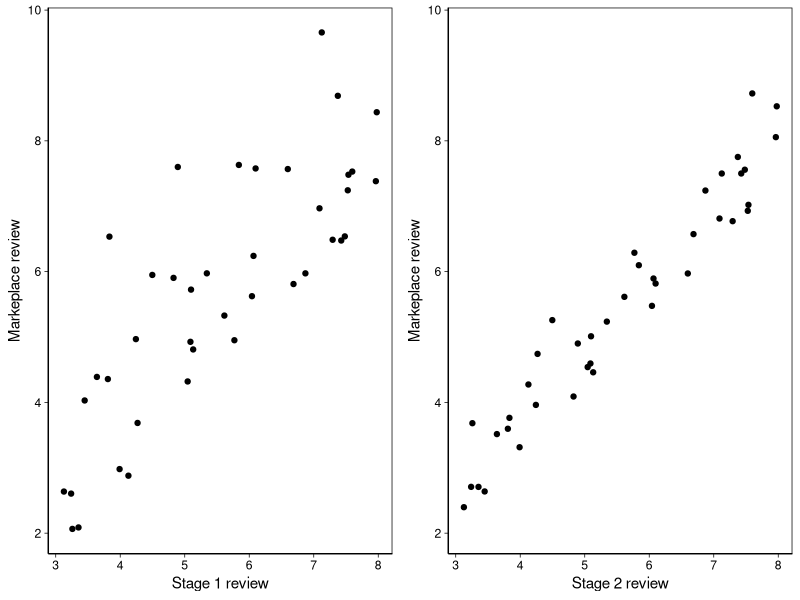
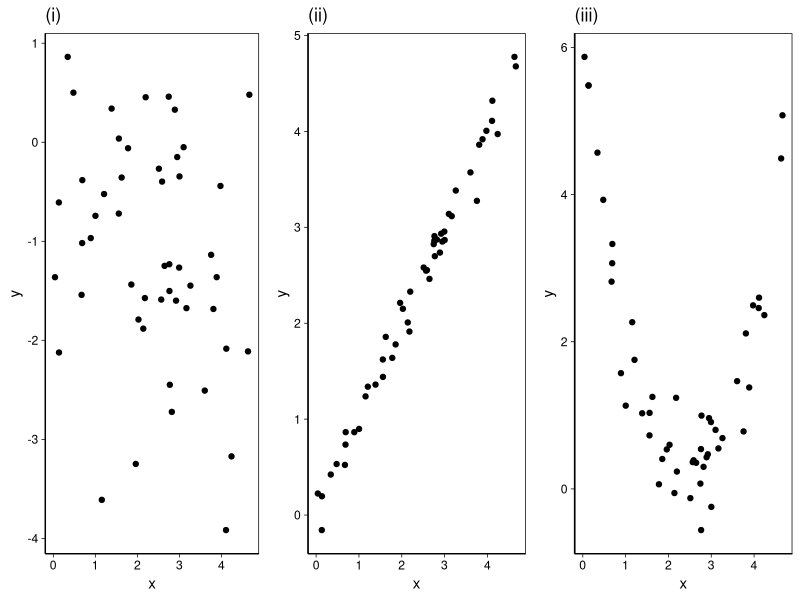
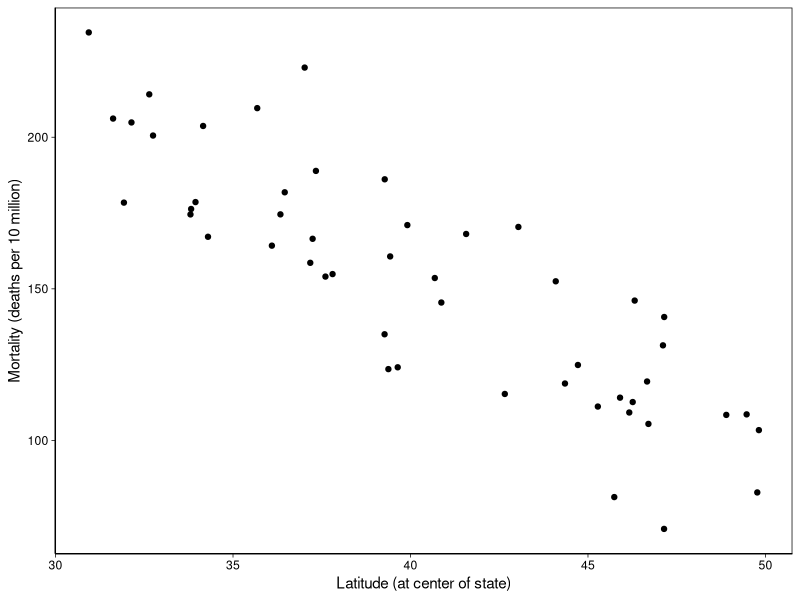
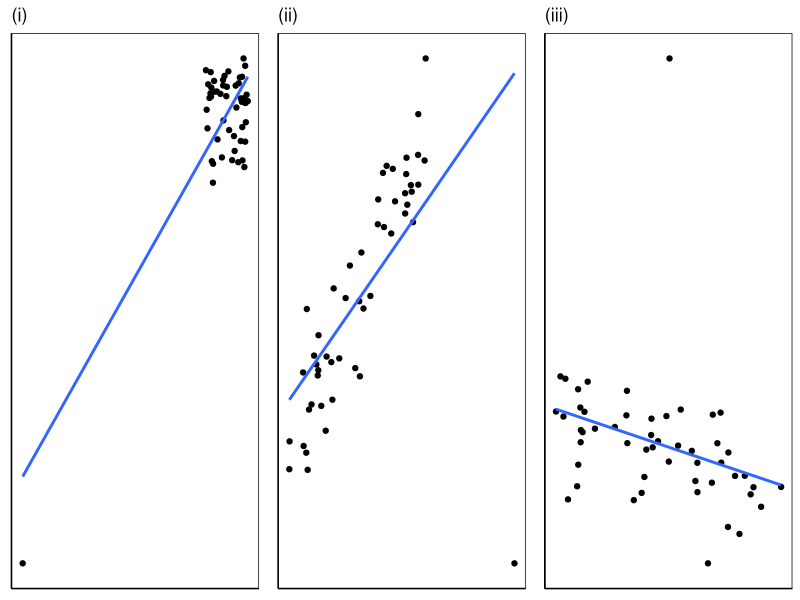
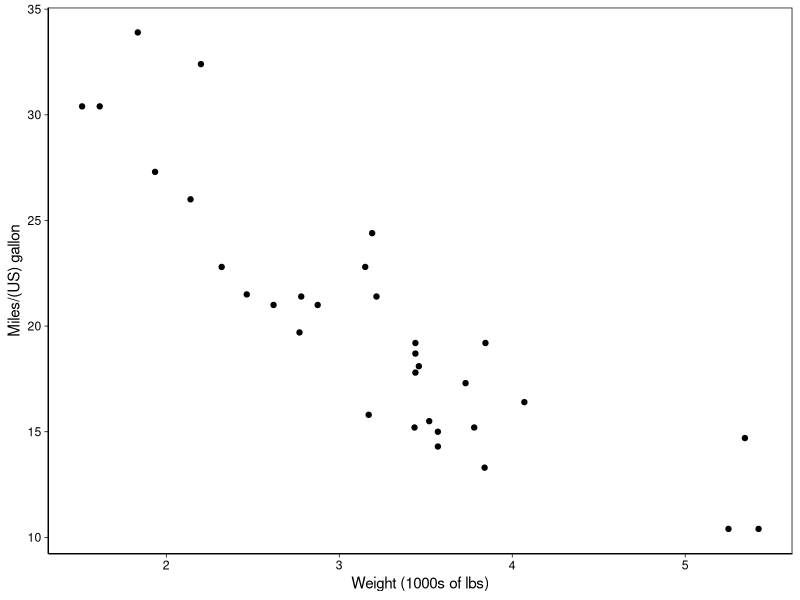

These figures' R source, in order:
## ---- chunk 1
knitr::opts_chunk$set(echo = TRUE)
set.seed(1204)
library(ggplot2)
## ---- chunk 2
n = 40
x = runif(n, min=3, max=8)
df = data.frame(p1=x+rnorm(n, sd=1.3),p2=x+rnorm(n,sd=0.5))
g1 = ggplot(df, aes(x=x,y=p1)) + geom_point() + theme_linedraw() + 
  theme(axis.line = element_line(),
        panel.grid.major = element_blank(),
        panel.grid.minor = element_blank()) +
  xlab('Stage 1 review') + ylab('Markeplace review') + ylim(range(df))

g2 = ggplot(df, aes(x=x,y=p2)) + geom_point() + theme_linedraw() + 
  theme(axis.line = element_line(),
        panel.grid.major = element_blank(),
        panel.grid.minor = element_blank()) +
  xlab('Stage 2 review') + ylab('Markeplace review') + ylim(range(df))

gridExtra::grid.arrange(g1,g2,nrow=1)

## ---- chunk 3
n = 50
x = runif(n, min=0, max=5)
df = data.frame(p1= -0.4 * x+rnorm(n, sd=1.1),p2=x+rnorm(n,sd=0.15), 
                p3=(x-2.5)*(x-2.5) + rnorm(n,sd=0.5))
g1 = ggplot(df, aes(x=x,y=p1)) + geom_point() + theme_linedraw() + 
  theme(axis.line = element_line(),
        panel.grid.major = element_blank(),
        panel.grid.minor = element_blank()) +
  xlab('x') + ylab('y') + ggtitle('(i)')

g2 = ggplot(df, aes(x=x,y=p2)) + geom_point() + theme_linedraw() + 
  theme(axis.line = element_line(),
        panel.grid.major = element_blank(),
        panel.grid.minor = element_blank()) +
  xlab('x') + ylab('y') + ggtitle('(ii)')

g3 = ggplot(df, aes(x=x,y=p3)) + geom_point() + theme_linedraw() + 
  theme(axis.line = element_line(),
        panel.grid.major = element_blank(),
        panel.grid.minor = element_blank()) +
  xlab('x') + ylab('y') + ggtitle('(iii)')

gridExtra::grid.arrange(g1,g2,g3,nrow=1)
## ---- chunk 4
n = 50
latitude = runif(n, min=30, max=50)
df = data.frame(p1= 389.2 - 5.98*latitude+rnorm(n, sd=20))
ggplot(df, aes(x=latitude,y=p1)) + geom_point() + theme_linedraw() + 
  theme(axis.line = element_line(),
        panel.grid.major = element_blank(),
        panel.grid.minor = element_blank()) +
  xlab('Latitude (at center of state)') + ylab('Mortality (deaths per 10 million)')

tmp = summary(lm(df$p1~latitude))
round(tmp$coefficients, 3)
## ---- chunk 5
n = 50
x = runif(n, min=0, max=5)
df = data.frame(x=c(-20.5,x), p1=c(-15,rnorm(n, sd=1.1)))
g1 = ggplot(df, aes(x=x,y=p1)) + geom_point() + theme_linedraw() + 
  theme(axis.line = element_line(),
        axis.title.x=element_blank(),
        axis.text.x=element_blank(),
        axis.ticks.x=element_blank(),
        axis.title.y=element_blank(),
        axis.text.y=element_blank(),
        axis.ticks.y=element_blank(),
        panel.grid.major = element_blank(),
        panel.grid.minor = element_blank()) + 
  geom_smooth(method='lm', formula= y~x, se=F) +
  ggtitle('(i)')

n = 50
x = runif(n, min=0, max=5)
df = data.frame(x=c(x,8), p1=c(2*x+rnorm(n, sd=1.1),-3))
g2 = ggplot(df, aes(x=x,y=p1)) + geom_point() + theme_linedraw() + 
  theme(axis.line = element_line(),
        axis.title.x=element_blank(),
        axis.text.x=element_blank(),
        axis.ticks.x=element_blank(),
        axis.title.y=element_blank(),
        axis.text.y=element_blank(),
        axis.ticks.y=element_blank(),
        panel.grid.major = element_blank(),
        panel.grid.minor = element_blank()) + 
  geom_smooth(method='lm', formula= y~x, se=F) +
  ggtitle('(ii)')

n = 50
x = runif(n, min=0, max=5)
df = data.frame(x=c(2.5,x), p1=c(10, -0.4*x+rnorm(n, sd=1.1)))
g3 = ggplot(df, aes(x=x,y=p1)) + geom_point() + theme_linedraw() + 
  theme(axis.line = element_line(),
        axis.title.x=element_blank(),
        axis.text.x=element_blank(),
        axis.ticks.x=element_blank(),
        axis.title.y=element_blank(),
        axis.text.y=element_blank(),
        axis.ticks.y=element_blank(),
        panel.grid.major = element_blank(),
        panel.grid.minor = element_blank()) + 
  geom_smooth(method='lm', formula= y~x, se=F) +
  ggtitle('(iii)')

gridExtra::grid.arrange(g1,g2,g3,nrow=1)
## ---- chunk 6
ggplot(mtcars, aes(x=wt,y=mpg)) + geom_point() + theme_linedraw() + 
  theme(axis.line = element_line(),
        panel.grid.major = element_blank(),
        panel.grid.minor = element_blank()) +
  xlab('Weight (1000s of lbs)') + ylab('Miles/(US) gallon')

tmp = summary(lm(mtcars$mpg~mtcars$wt))
round(tmp$coefficients, 3)
